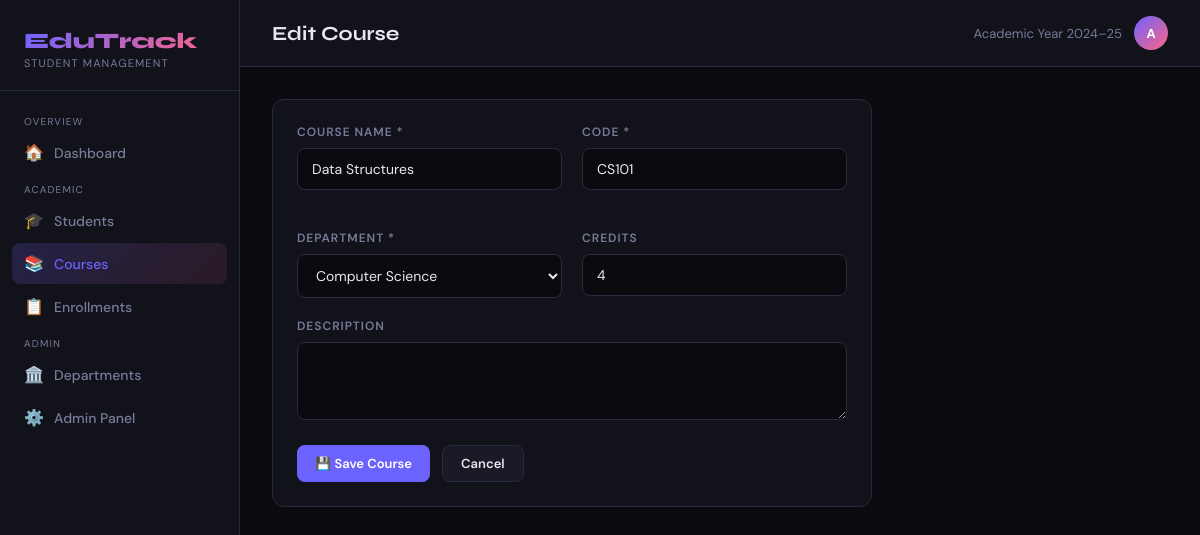
Screenshot of /courses/1/edit/ with the database file from the repository.
### students/models.py (models this page shows, shortened)
class Course(models.Model):
    name = models.CharField(max_length=100)
    code = models.CharField(max_length=15, unique=True)
    department = models.ForeignKey(Department, on_delete=models.CASCADE, related_name='courses')
    credits = models.PositiveIntegerField(default=3)
    description = models.TextField(blank=True)
    class Meta:
        ordering = ['code']

### students/views.py (the view)
# urls.py: path('courses/<int:pk>/edit/', views.course_edit, name='course_edit'),
def course_edit(request, pk):
    course = get_object_or_404(Course, pk=pk)
    if request.method == 'POST':
        form = CourseForm(request.POST, instance=course)
        if form.is_valid():
            form.save()
            messages.success(request, 'Course updated!')
            return redirect('course_list')
    else:
        form = CourseForm(instance=course)
    return render(request, 'students/course_form.html', {'form': form, 'title': 'Edit Course'})

### students/forms.py
class CourseForm(forms.ModelForm):
    class Meta:
        model = Course
        fields = ['name', 'code', 'department', 'credits', 'description']
        widgets = {'description': forms.Textarea(attrs={'rows': 3})}

### students/models.py (called while the page is built)
    def __str__(self):
        return self.name

### templates/students/course_form.html (shortened to what this page needs)
{% extends 'students/base.html' %}
{% block page_title %}{{ title }}{% endblock %}
{% block content %}
<div class="card" style="max-width:600px">
  <form method="post">
    <div class="form-grid">
      <div class="form-group"><label>Course Name *</label>{{ form.name }}</div>
      <div class="form-group"><label>Code *</label>{{ form.code }}</div>
      <div class="form-group"><label>Department *</label>{{ form.department }}</div>
      <div class="form-group"><label>Credits</label>{{ form.credits }}</div>
    </div>
    <div class="form-group"><label>Description</label>{{ form.description }}</div>
    <div style="display:flex;gap:12px">
      <button type="submit" class="btn btn-primary">💾 Save Course</button>
      <a href="{% url 'course_list' %}" class="btn btn-ghost">Cancel</a>
    </div>
  </form>
</div>
{% endblock %}

### templates/students/base.html (style rules this page uses)
:root { --bg: #0a0a0f; --surface: #12121a; --surface2: #1a1a26; --border: #2a2a3e; --accent: #6c63ff; --accent2: #ff6584; --accent3: #43e97b; --text: #e8e8f0; --muted: #7a7a9a; --radius: 12px; }
* { margin: 0; padding: 0; box-sizing: border-box; }
body { background: var(--bg); color: var(--text); font-family: 'DM Sans', sans-serif; min-height: 100vh; display: flex; }
.card { background: var(--surface); border: 1px solid var(--border); border-radius: var(--radius); padding: 24px; margin-bottom: 24px; }
.btn { display: inline-flex; align-items: center; gap: 6px; padding: 9px 18px; border-radius: 8px; font-size: 13px; font-weight: 600; cursor: pointer; text-decoration: none; border: none; transition: all 0.2s; font-family: 'DM Sans', sans-serif; }
.btn-primary { background: var(--accent); color: white; }
.btn-ghost { background: var(--surface2); color: var(--text); border: 1px solid var(--border); }
.form-grid { display: grid; grid-template-columns: 1fr 1fr; gap: 20px; }
.form-group { margin-bottom: 20px; }
.form-group label { display: block; font-size: 12px; color: var(--muted); text-transform: uppercase; letter-spacing: 0.08em; margin-bottom: 8px; font-weight: 600; }
.form-group input, .form-group select, .form-group textarea { width: 100%; padding: 11px 14px; background: var(--bg); border: 1px solid var(--border); border-radius: 8px; color: var(--text); font-size: 14px; font-family: 'DM Sans', sans-serif; transition: border-color 0.2s; }
.form-group select option { background: var(--surface2); }

### rows the page displays
Course: name "Data Structures", code "CS101", department "Computer Science", credits "4"

### other values shown
{{ title }} "Edit Course"
